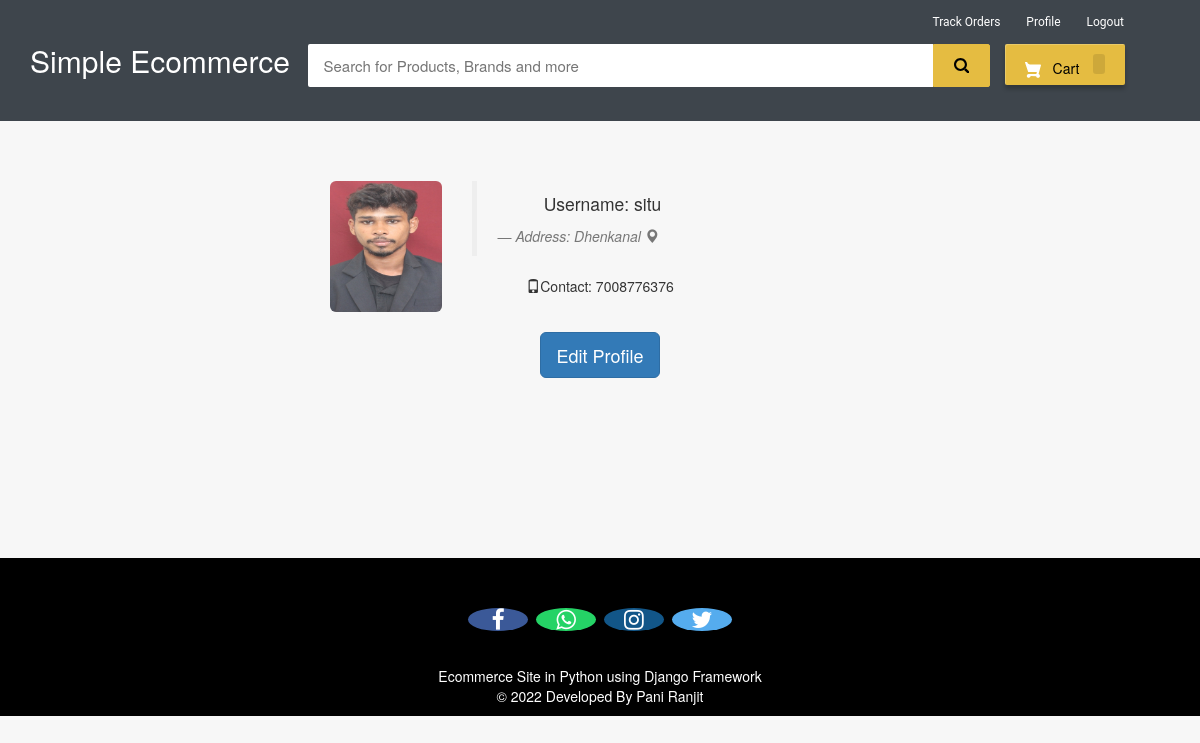
The app's page /my-profile/ (signed in) with its own data.
### ecom/models.py (models this page shows, shortened)
class Customer(models.Model):
    user=models.OneToOneField(User,on_delete=models.CASCADE)
    profile_pic= models.ImageField(upload_to='Customerprofilepic',null=True,blank=True)
    address = models.CharField(max_length=40)
    mobile = models.CharField(max_length=20,null=False)

### ecom/views.py (the view)
# urls.py: path('my-profile/', views.my_profile_view,name='my-profile'),
@login_required(login_url='customerlogin')
@user_passes_test(is_customer)
def my_profile_view(request):
    customer=models.Customer.objects.get(user_id=request.user.id)
    if not customer.profile_pic:
        customer.profile_pic = 'profile_pic/image.png'  # Use relative path for default image
        customer.save()  # Don't forget to save the customer object if you set the profile_pic
    return render(request, 'ecom/my_profile.html', {'customer': customer})

### ecom/views.py (called while the page is built)
def is_customer(user):
    return user.groups.filter(name='CUSTOMER').exists()

### templates/ecom/my_profile.html (shortened to what this page needs)
{% extends 'ecom/customer_base.html' %}
{% load static %}
{% block content %}
<br><br><br>
<div style="padding-left:300px;" class="container">
        <div class="col-sm-2 col-md-2">
            <img src="{% static customer.profile_pic.url %}"   alt="profile pic" class="img-rounded img-responsive" />
        </div>
        <div class="col-sm-4 col-md-4">
            <blockquote>
                <p>Username: {{request.user}}</p> <small><cite title="Source Title">Address: {{customer.address}}  <i class="glyphicon glyphicon-map-marker"></i></cite></small>
            </blockquote>
            <p><i class="glyphicon glyphicon-phone"></i>Contact: {{customer.mobile}}
            </p>
        </div>
</div>
<br>
<div style="text-align: center;">
  <a href="/edit-profile"><button class="btn btn-primary btn-lg" ><span>Edit Profile </span></button></a>
</div>
<br><br><br><br><br><br>
{% endblock content %}

### templates/ecom/customer_base.html (style rules this page uses)
body { background-color: #f7f7f7; }
p { text-align: center; }

### templates/ecom/my_profile.html (style rules this page uses)
body { background-color:#f7f7f7; }

### records on screen
Customer: profile_pic (picture), address "Dhenkanal", mobile "7008776376"

### other values on screen
{{ request.user }} "situ"
